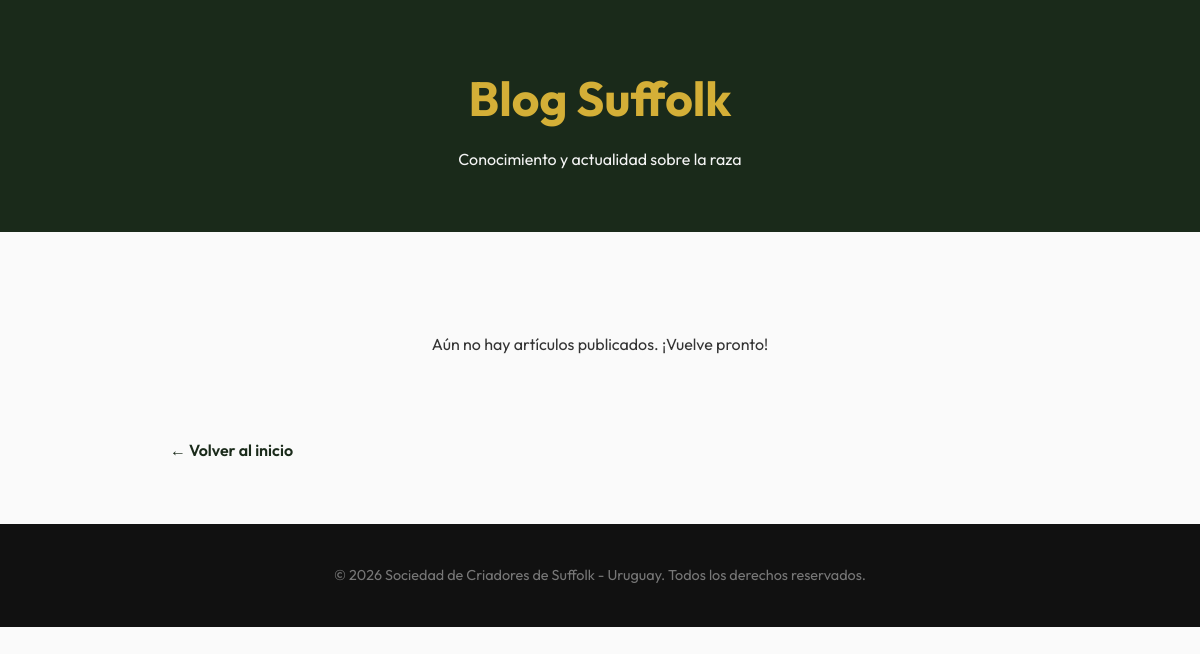
The page /blog/ on the database as committed earlier.
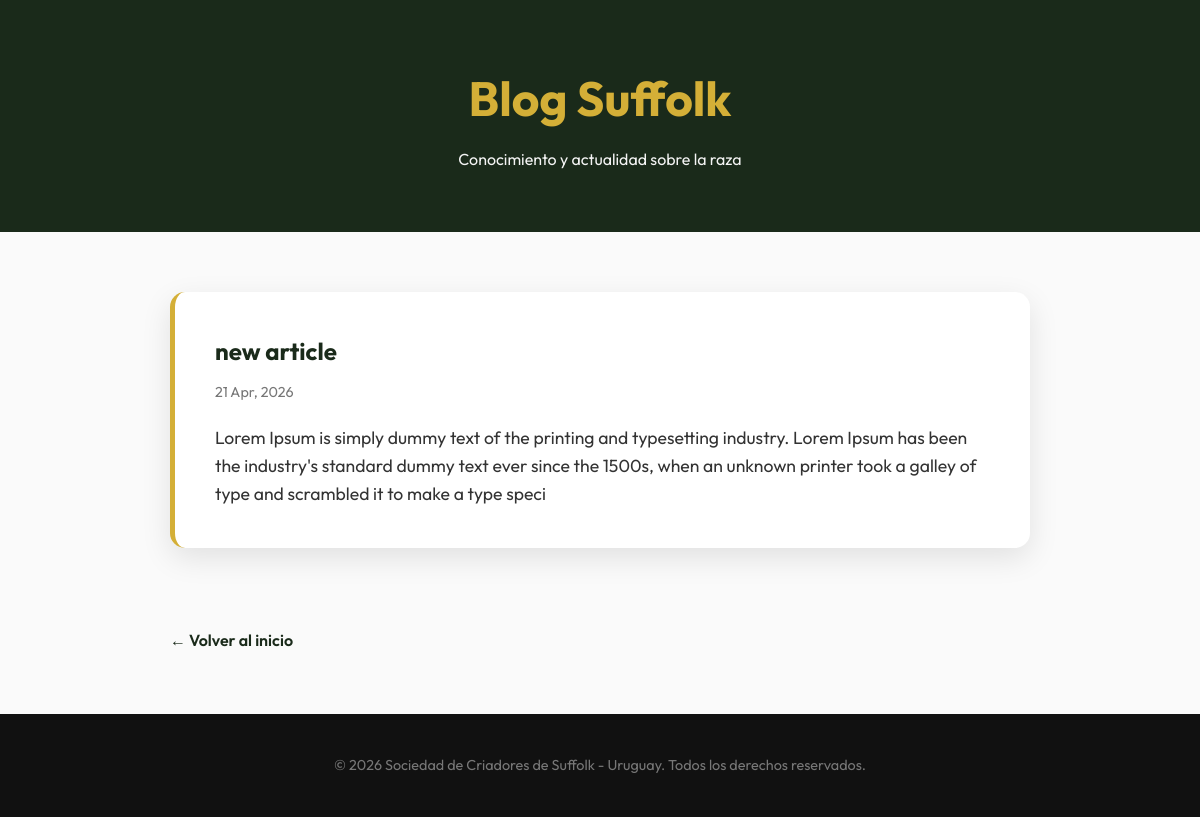
The same page on the database as committed later.
### sociedad/models.py (models this page shows, shortened)
class Article(models.Model):
    id = models.AutoField(primary_key=True)
    titulo = models.CharField(max_length=100)
    contenido = models.TextField()
    fecha = models.DateField(auto_now_add=True)

### sociedad/views.py (the view)
# urls.py: path('blog/', views.blog_list, name='blog_list'),
def blog_list(request):
    articles = Article.objects.all().order_by('-fecha')
    return render(request, 'blog.html', {'articles': articles})

### sociedad/templates/blog.html (shortened to what this page needs)
{% load static %}
<!doctype html>
<html lang="es">
    <head>
    </head>
    <body>
        <header>
            <h1>Blog Suffolk</h1>
            <p>Conocimiento y actualidad sobre la raza</p>
        </header>
        <main class="container">
            {% for article in articles %}
            <article class="article-card">
                <h2>{{ article.titulo }}</h2>
                <p class="date">{{ article.fecha|date:"d M, Y" }}</p>
                <div class="content">
                    {{ article.contenido|linebreaks }}
                </div>
            </article>
            {% empty %}
            <div style="text-align: center; padding: 40px">
                <p>Aún no hay artículos publicados. ¡Vuelve pronto!</p>
            </div>
            {% endfor %}
            <a href="{% url 'home' %}" class="back-link">← Volver al inicio</a>
        </main>
        <footer>
            <p>
                &copy; 2026 Sociedad de Criadores de Suffolk - Uruguay. Todos
                los derechos reservados.
            </p>
        </footer>
    </body>
</html>

Rows that differ between the two databases and show on the page:
added Article: titulo "new article", fecha "21 Apr, 2026", contenido "Lorem Ipsum is simply dummy text of the printing and typesetting industry. Lorem Ipsum has been the industry's standard dummy text ever since the 1500s, when an unknown printer took a galley of type and scrambled it to make a type speci"
Other text that changed with them:
text no longer shown: "Aún no hay artículos publicados. ¡Vuelve pronto!"
